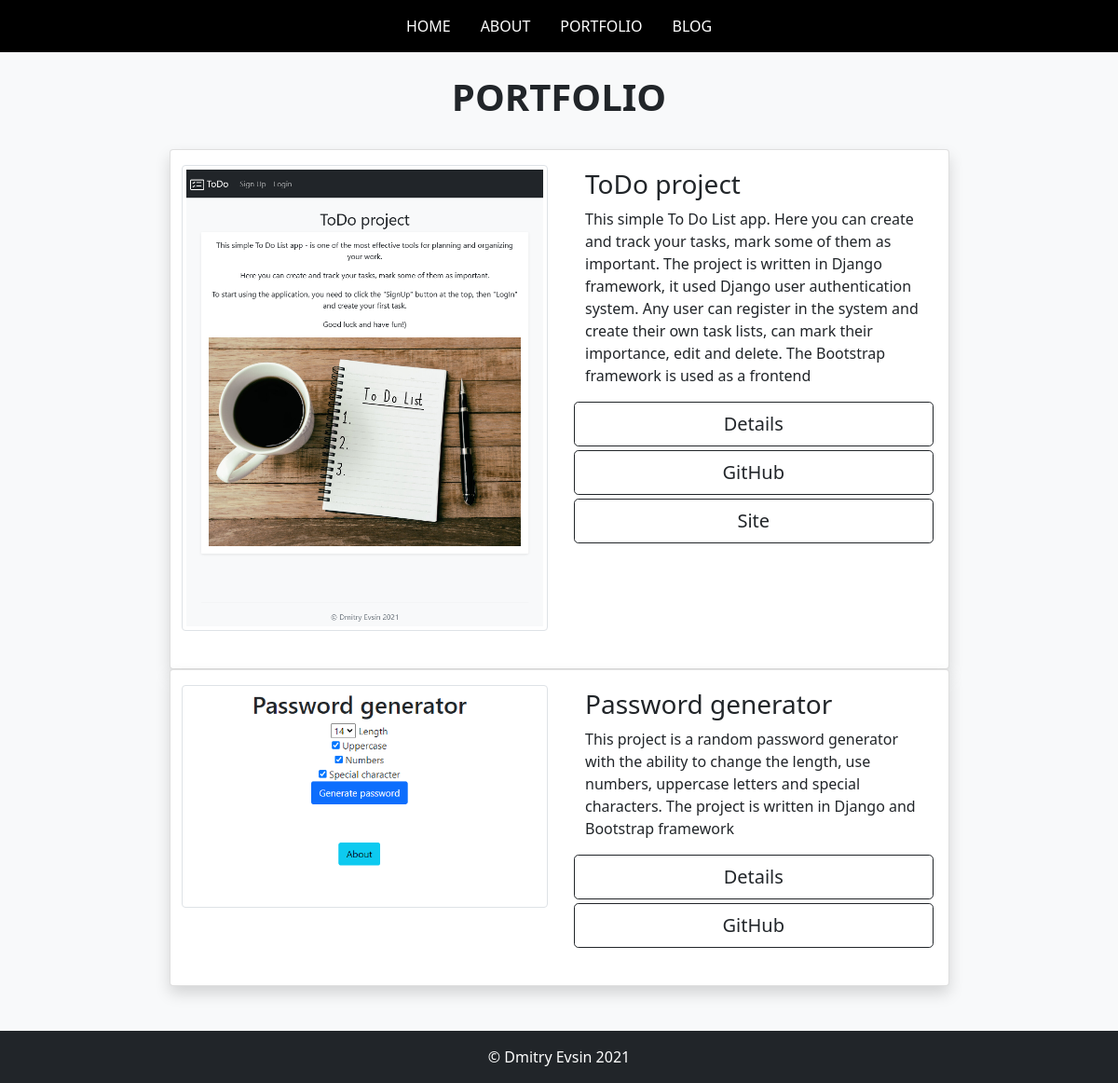
The app's page /portfolio with its own data.
### portfolio/models.py (models this page shows, shortened)
class Project(models.Model):
    title = models.CharField(max_length = 100)
    description = models.CharField(max_length = 500, blank = True)
    img = models.ImageField(upload_to='portfolio/images')
    git_url = models.URLField(blank = True)
    site_url = models.URLField(blank = True)

### portfolio/views.py (the view)
# urls.py: path('', include('portfolio.urls')),
def portfolio(request):
    projects = Project.objects.order_by('-id')
    return render(request, 'portfolio/portfolio.html', {'projects': projects})

### portfolio/templates/portfolio/portfolio.html
{%  extends 'portfolio/base.html'  %}
{%  block content  %}
<body class="bg-light">
  <h1 class="text-center mt-4">
    <strong>
      PORTFOLIO
    </strong>
  </h1>
<div class="row justify-content-center">
  <div class="col-12 pt-4 pb-5">
    <div class="container">
      <div class="row justify-content-center">
    {%  if projects  %}
    {%  for project in projects  %}
    <div class="card bg-white w-75 shadow">
      <div class="row">
        <div class="col py-3 d-grid">
          <img src="{{  project.img.url  }}" class="img-thumbnail rounded mx-auto d-block" width="400" alt="">
        </div>
        <div class="col pt-1">
          <div class="card-body">
            <h3 class="card-title">{{  project.title  }}</h3>
            <p class="card-text">{{  project.description  }}</p>
            <div class="row gap-1 text-center">
              <a class="btn btn-lg btn-outline-dark" href="{% url 'portfolio:detailProject' project.id %}" role="button">
                Details
              </a>
              {%  if project.git_url  %}
              <a class="btn btn-lg btn-outline-dark" href="{{  project.git_url  }}" role="button">
                GitHub
              </a>
              {%  endif %}
              {%  if project.site_url  %}
              <a class="btn btn-lg btn-outline-dark" href="{{  project.site_url  }}" role="button">
                Site
              </a>
              {%  endif %}
            </div>
          </div>
        </div>
      </div>
      <br>
    </div>
    {%  endfor  %}
    {%  else %}
    <h4 class="text-center">
      No projects yet
    </h4>
    {%  endif %}
  </div>
</div>
</div>
</div>
</body>
{%  endblock  %}

### records on screen
Project: img (picture), title "ToDo project", description "This simple To Do List app. Here you can create and track your tasks, mark some of them as important. The project is written in Django framework, it used Django user authentication system. Any user can register in the system and create their own task lists, can mark their importance, edit and delete. The Bootstrap framework is used as a frontend"
Project: img (picture), title "Password generator", description "This project is a random password generator with the ability to change the length, use numbers, uppercase letters and special characters. The project is written in Django and Bootstrap framework"
